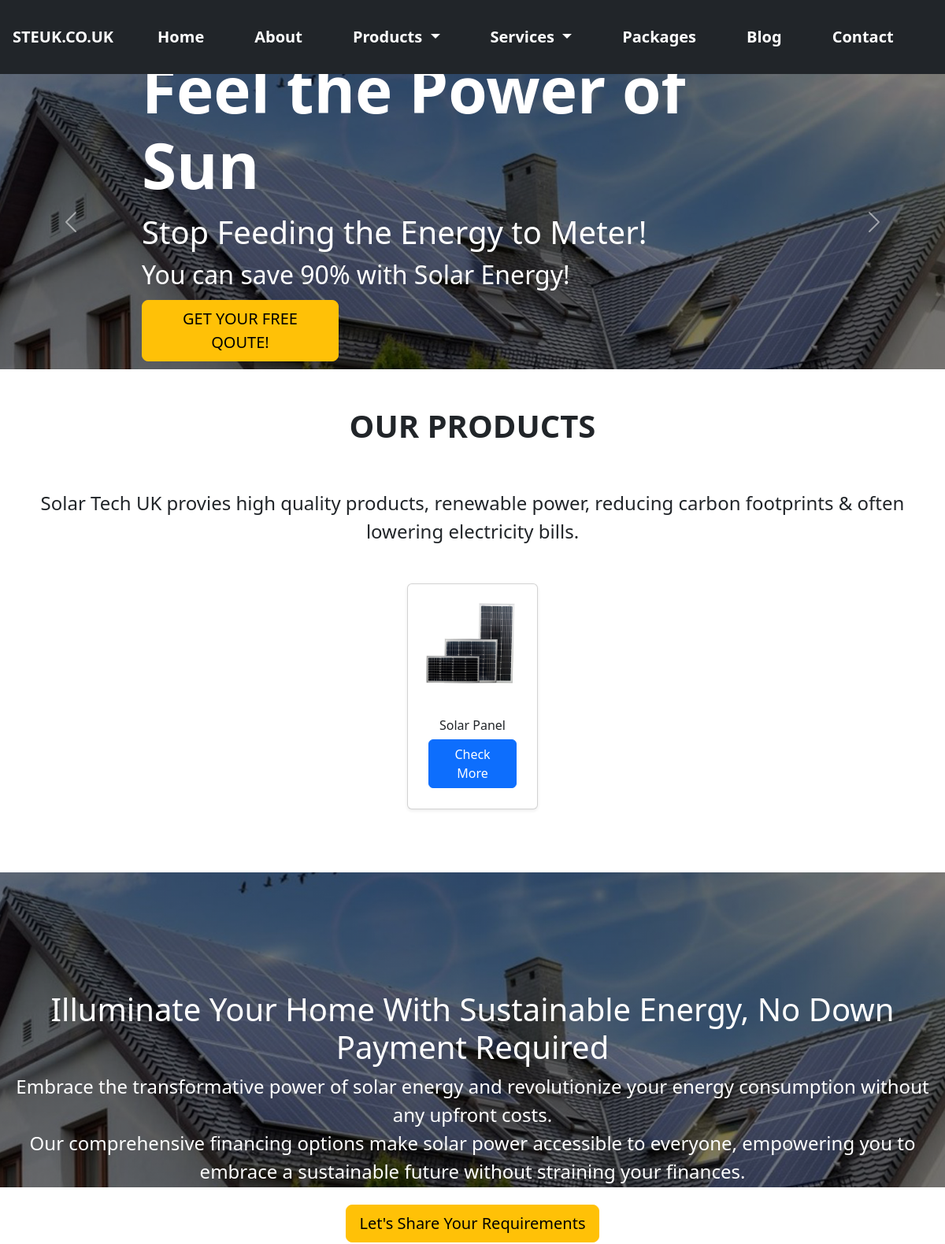
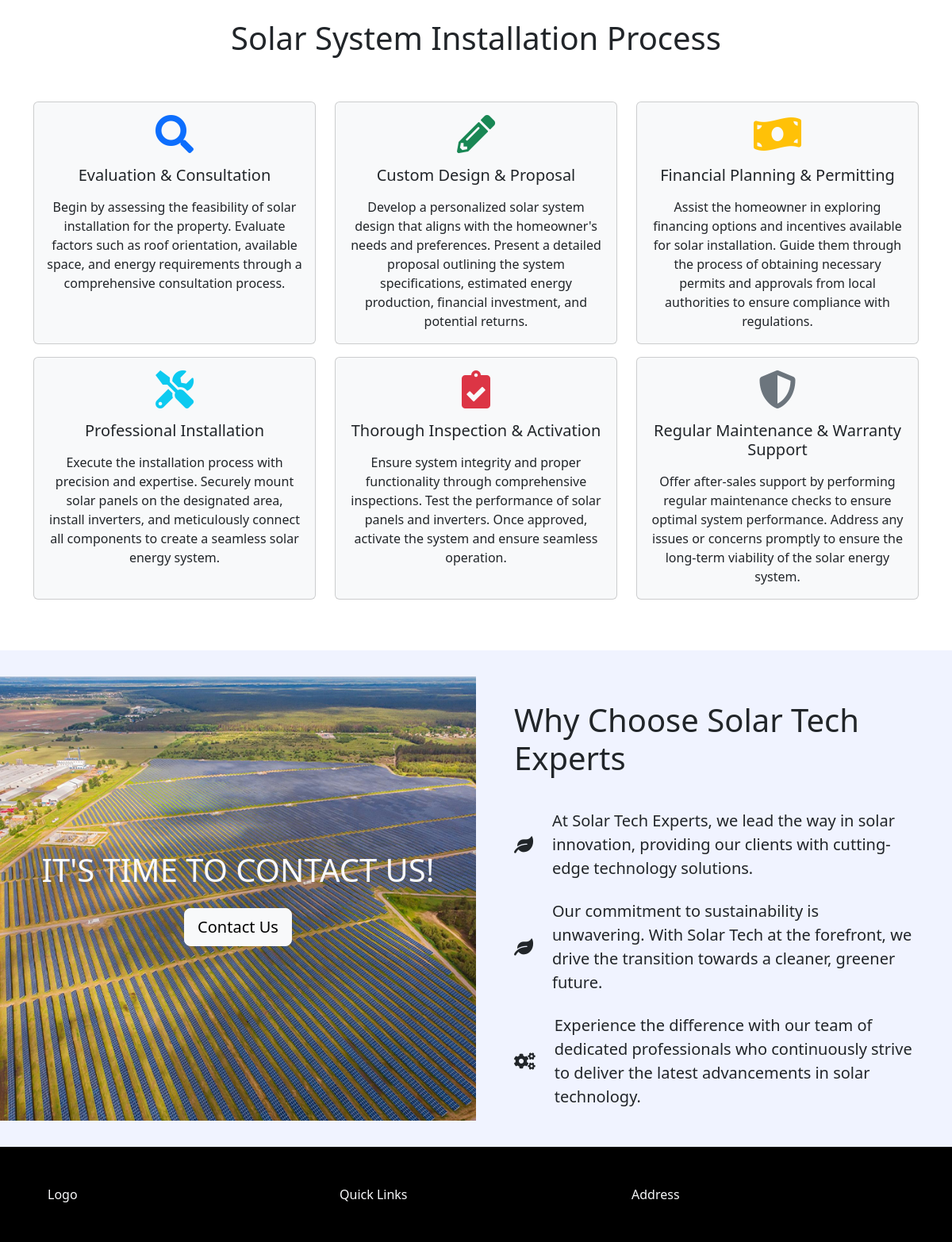
The page / on the database its author committed (2 pictures, top to bottom).
### frontend/models.py (models this page shows, shortened)
class Category(models.Model):
    name=models.CharField(max_length=255,null=True, blank=True)
    images=models.ImageField(upload_to='media/category',null=True, blank=True)

### frontend/views.py (the view)
# urls.py: 2. Add a URL to urlpatterns:  path('', Home.as_view(), name='home')
def Home(request):
    categories=Category.objects.all()
    context={
        'categories': categories,
    }
    return render(request, 'index.html', context)

### frontend/context_processors.py (called while the page is built)
def categories_processor(request):
    categories = Category.objects.all()
    return {'categories': categories}

def service_cat_menu(request):
    service_categories = ServiceCategory.objects.all()
    return {'service_categories': service_categories}

### frontend/templates/index.html (shortened to what this page needs)
{% extends 'base.html' %}
{% load static %}
{% block content %}
<div id="carouselExampleCaptions" class="carousel slide" data-bs-ride="carousel" data-bs-interval="4000">
  <div class="carousel-inner">
    <div class="carousel-item active">
      <div class="overlay"></div>
      <img src="{% static 'images/Slider-1.jpg' %}" class="d-block w-100" alt="...">
      <div class="carousel-caption">
        <h1 class="text-left fw-bold bigger-heading">Feel the Power of Sun</h1>
        <span class="text-left fs-1">Stop Feeding the Energy to Meter!</span>
        <span class="text-left fs-2">You can save 90% with Solar Energy!</span>
        <a href="{% url 'formItems' %}" class="btn btn-warning btn-lg mt-2">GET YOUR FREE QOUTE!</a>
      </div>
    </div>
  </div>
  <button class="carousel-control-prev" type="button" data-bs-target="#carouselExampleCaptions" data-bs-slide="prev">
    <span class="carousel-control-prev-icon" aria-hidden="true"></span>
  </button>
  <button class="carousel-control-next" type="button" data-bs-target="#carouselExampleCaptions" data-bs-slide="next">
    <span class="carousel-control-next-icon" aria-hidden="true"></span>
  </button>
</div>
<div class="container-fluid">
  <div class="container pt-5">
      <h1 class="text-center pb-5 fw-bold">OUR PRODUCTS</h1>
      <p class="text-center fs-4 ">Solar Tech UK provies high quality products, renewable power, reducing carbon footprints & often lowering electricity bills.</p>
      <div class="my-5">
        <div class="row pb-3 mb-3 justify-content-center">
          {% for cat in categories  %}
          <div class="col-sm-2 mb-3 text-center">
            <div class="card shadow-sm category h-100" >
              <img src="{{cat.images.url}}" class="card-img-top" alt="...">
              <div class="card-body">
                <h6 class="card-title">{{cat.name}}</h6>
                <a href="{% url 'product_list' cat.id %}" class="btn btn-primary">Check More</a>
              </div>
            </div>
          </div>
          {% endfor %}
        </div>
      </div>
  </div>
</div>
<div class="container-fluid">
  <div class="row">
    <div class="col-12 bg-image">
      <div class="center-text">
        <h1>Illuminate Your Home With Sustainable Energy, No Down Payment Required</h1>
        <p class="fs-4">Embrace the transformative power of solar energy and revolutionize your energy consumption without any upfront costs.<br> Our comprehensive financing options make solar power accessible to everyone, empowering you to embrace a sustainable future without straining your finances.</p>
        <a href="{% url 'formItems' %}" class="btn btn-warning btn-lg mt-2">Let's Share Your Requirements</a>
      </div>
    </div>
  </div>
</div>
<div class="container-fluid">
  <div class="container py-5">
    <h1 class="text-center p-5">Solar System Installation Process</h1>
    <div class="row">
      <div class="col-lg-4 mb-3">
        <div class="card h-100 bg-light">
          <div class="card-body d-flex flex-column align-items-center">
            <div class="flex-shrink-0">
              <i class="fas fa-search text-primary fa-3x"></i>
            </div>
            <div class="flex-grow-1 text-center">
              <h5 class="card-title mt-3">Evaluation & Consultation</h5>
              <p class="card-text mt-3">Begin by assessing the feasibility of solar installation for the property. Evaluate factors such as roof orientation, available space, and energy requirements through a comprehensive consultation process.</p>
            </div>
          </div>
        </div>
      </div>
      <div class="col-lg-4 mb-3">
        <div class="card h-100 bg-light">
          <div class="card-body d-flex flex-column align-items-center">
            <div class="flex-shrink-0">
              <i class="fas fa-pencil-alt text-success fa-3x"></i>
            </div>
            <div class="flex-grow-1 text-center">
              <h5 class="card-title mt-3">Custom Design & Proposal</h5>
              <p class="card-text mt-3">Develop a personalized solar system design that aligns with the homeowner's needs and preferences. Present a detailed proposal outlining the system specifications, estimated energy production, financial investment, and potential returns.</p>
            </div>
          </div>
        </div>
      </div>
      <div class="col-lg-4 mb-3">
        <div class="card h-100 bg-light">
          <div class="card-body d-flex flex-column align-items-center">
            <div class="flex-shrink-0">
              <i class="fas fa-money-bill-wave text-warning fa-3x"></i>
            </div>
            <div class="flex-grow-1 text-center">
              <h5 class="card-title mt-3">Financial Planning & Permitting</h5>
              <p class="card-text mt-3">Assist the homeowner in exploring financing options and incentives available for solar installation. Guide them through the process of obtaining necessary permits and approvals from local authorities to ensure compliance with regulations.</p>
            </div>
          </div>
        </div>
      </div>
      <div class="col-lg-4 mb-3">
        <div class="card h-100 bg-light">
          <div class="card-body d-flex flex-column align-items-center">
            <div class="flex-shrink-0">
              <i class="fas fa-tools text-info fa-3x"></i>
            </div>
            <div class="flex-grow-1 text-center">
              <h5 class="card-title mt-3">Professional Installation</h5>
              <p class="card-text mt-3">Execute the installation process with precision and expertise. Securely mount solar panels on the designated area, install inverters, and meticulously connect all components to create a seamless solar energy system.</p>
            </div>
          </div>
        </div>
      </div>
      <div class="col-lg-4 mb-3">
        <div class="card h-100 bg-light">
          <div class="card-body d-flex flex-column align-items-center">
            <div class="flex-shrink-0">
              <i class="fas fa-clipboard-check text-danger fa-3x"></i>
            </div>
            <div class="flex-grow-1 text-center">
              <h5 class="card-title mt-3">Thorough Inspection & Activation</h5>
              <p class="card-text mt-3">Ensure system integrity and proper functionality through comprehensive inspections. Test the performance of solar panels and inverters. Once approved, activate the system and ensure seamless operation.</p>
            </div>
          </div>
        </div>
      </div>
      <div class="col-lg-4 mb-3">
        <div class="card h-100 bg-light">
          <div class="card-body d-flex flex-column align-items-center">
            <div class="flex-shrink-0">
              <i class="fas fa-shield-alt text-secondary fa-3x"></i>
            </div>
            <div class="flex-grow-1 text-center">
              <h5 class="card-title mt-3">Regular Maintenance & Warranty Support</h5>
              <p class="card-text mt-3">Offer after-sales support by performing regular maintenance checks to ensure optimal system performance. Address any issues or concerns promptly to ensure the long-term viability of the solar energy system.</p>
            </div>
          </div>
        </div>
      </div>
    </div>
  </div>
</div>
<div class="container-fluid" style="background-color:#F0F3FF;">
  <div class="row d-flex align-items-center justify-content-center">
    <div class="col-sm-12 col-md-6 px-0 d-flex justify-content-center align-items-center position-relative" style="background-image: url('{% static 'images/Why-us.jpg' %}'); background-size: cover; background-position: center; height: 70vh;">
      <div class="text-center">
        <h1 class=" text-light pb-3">IT'S TIME TO CONTACT US!</h1>
        <button class="btn btn-light btn-lg">Contact Us</button>
      </div>
    </div>
    <div class="col-sm-12 col-md-6 p-5">
      <h1 class="py-3">Why Choose Solar Tech Experts</h1>
      <div class="row mt-4 d-flex align-items-center">
        <div class="col-auto pr-3">
          <i class="fas fa-leaf fa-lg"></i>
        </div>
        <div class="col">
          <p class="fs-5 mb-0">At Solar Tech Experts, we lead the way in solar innovation, providing our clients with cutting-edge technology solutions.</p>
        </div>
      </div>
      <div class="row mt-4 d-flex align-items-center">
        <div class="col-auto pr-3">
          <i class="fas fa-leaf fa-lg"></i>
        </div>
        <div class="col">
          <p class="fs-5 mb-0">Our commitment to sustainability is unwavering. With Solar Tech at the forefront, we drive the transition towards a cleaner, greener future.</p>
        </div>
      </div>
      <div class="row mt-4 d-flex align-items-center">
        <div class="col-auto pr-3">
          <i class="fas fa-cogs fa-lg"></i>
        </div>
        <div class="col">
          <p class="fs-5 mb-0">Experience the difference with our team of dedicated professionals who continuously strive to deliver the latest advancements in solar technology.</p>
        </div>
      </div>
    </div>
  </div>
</div>
{% endblock content %}

### static/css/style.css (style rules this page uses)
body { margin: 0; padding: 0; overflow-x: hidden; }
.carousel-inner { position: relative; }
.overlay { position: absolute; top: 0; left: 0; width: 100%; height: 100%; background-color: rgba(0, 0, 0, 0.5); }
.bigger-heading { font-size: 80px; }
.carousel-caption { left: 0; right: 0; text-align: center; display: flex; flex-direction: column; justify-content: center; height: 100%; }
.carousel-caption .text-left { text-align: left; }
.carousel-caption .btn { max-width: 250px; margin-right: auto; }
.category { background-color: transparent; color: black; padding: 10px; transition: background-color 0.3s ease, transform 0.3s ease; }
.bg-image { position: relative; background-image: linear-gradient(rgba(0, 0, 0, 0.5), rgba(0, 0, 0, 0.5)), url('../images/Slider-1.jpg'); background-size: cover; background-position: center; height: 400px; }
.center-text { text-align: center; color: #fff; padding-top: 150px; }

### rows shown on the page
Category: images (picture), name "Solar Panel"
